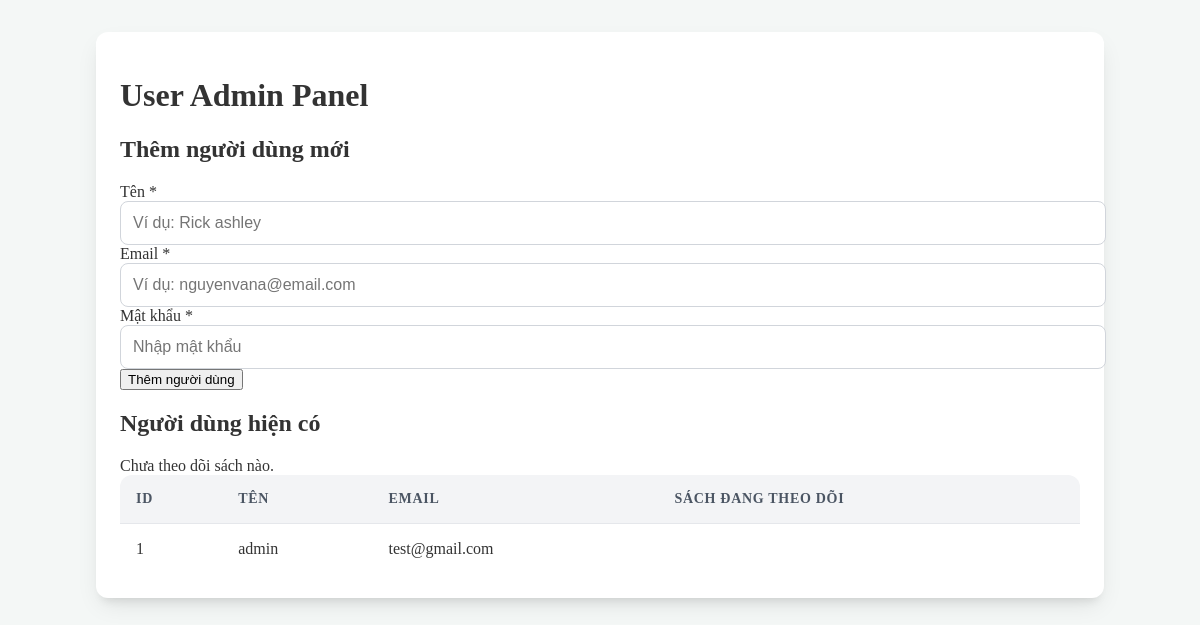
The app's page /Admin/User_admin.php, older data.
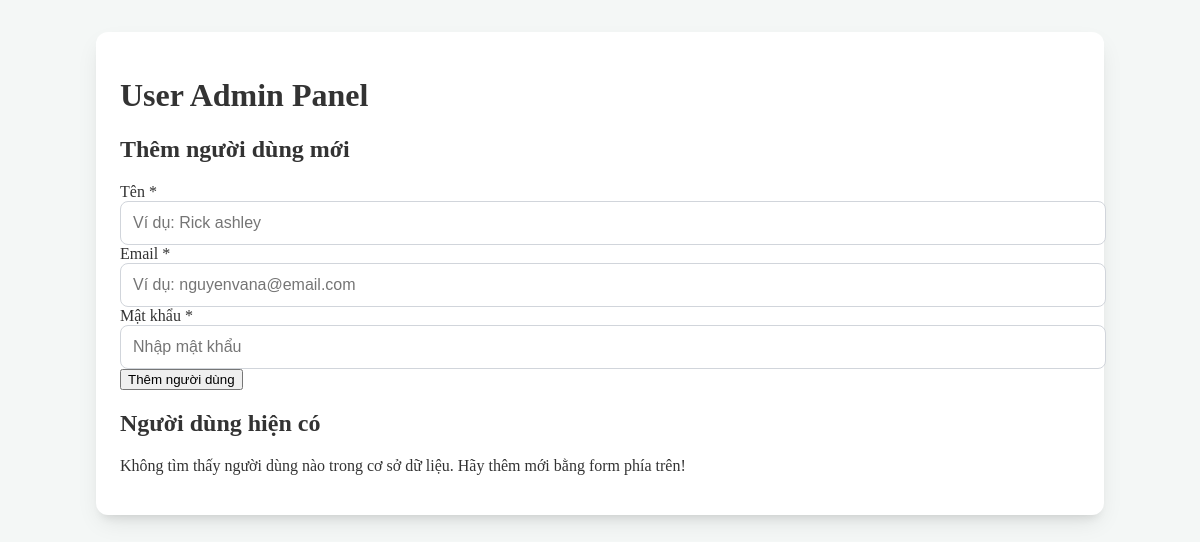
The same page, newer data.
### tables this page shows
CREATE TABLE users (
            id INTEGER PRIMARY KEY AUTOINCREMENT,
            name TEXT NOT NULL,
            email TEXT NOT NULL UNIQUE,
            password TEXT NOT NULL
        );

### Admin/User_admin.php (the view, shortened to what this page needs)
<?php
$databaseFile = '../DB/Database.db';
try {
    $pdo = new PDO("sqlite:" . $databaseFile);
    $pdo->setAttribute(PDO::ATTR_ERRMODE, PDO::ERRMODE_EXCEPTION);
    $pdo->setAttribute(PDO::ATTR_DEFAULT_FETCH_MODE, PDO::FETCH_ASSOC);
    $createUsersTableSQL = "
        CREATE TABLE IF NOT EXISTS users (
            id INTEGER PRIMARY KEY AUTOINCREMENT,
            name TEXT NOT NULL,
            email TEXT NOT NULL UNIQUE,
            password TEXT NOT NULL
        );
    ";
    $pdo->exec($createUsersTableSQL);
    $createUserBooksFollowedTableSQL = "
        CREATE TABLE IF NOT EXISTS user_books_followed (
            user_id INTEGER NOT NULL,
            book_id INTEGER NOT NULL,
            PRIMARY KEY (user_id, book_id),
            FOREIGN KEY (user_id) REFERENCES users(id) ON DELETE CASCADE,
            FOREIGN KEY (book_id) REFERENCES books(id) ON DELETE CASCADE
        );
    ";
    $pdo->exec($createUserBooksFollowedTableSQL);
    $users = [];
    $selectUsersSQL = "
        SELECT
            u.id,
            u.name,
            u.email,
            GROUP_CONCAT(b.title, '; ') AS followed_books_titles
        FROM
            users u
        LEFT JOIN
            user_books_followed ubf ON u.id = ubf.user_id
        LEFT JOIN
            books b ON ubf.book_id = b.id
        GROUP BY
            u.id, u.name, u.email
        ORDER BY
            u.name ASC;
    ";
    $stmt = $pdo->query($selectUsersSQL);
    $users = $stmt->fetchAll();
} catch (PDOException $e) {
    $message = 'Lỗi kết nối cơ sở dữ liệu: ' . $e->getMessage();
    $messageType = 'error';
}
?>
<!DOCTYPE html>
<html lang="en">
<head>
</head>
<body>
    <div class="container">
        <h1 >User Admin Panel</h1>
        <div>
            <h2 >Thêm người dùng mới</h2>
            <form action="User_admin.php" method="POST">
                <div>
                    <label for="name">Tên <span>*</span></label>
                    <input type="text" id="name" name="name" required class="form-input" placeholder="Ví dụ: Rick ashley">
                </div>
                <div>
                    <label for="email">Email <span>*</span></label>
                    <input type="email" id="email" name="email" required class="form-input" placeholder="Ví dụ: nguyenvana@email.com">
                </div>
                <div>
                    <label for="password">Mật khẩu <span>*</span></label>
                    <input type="password" id="password" name="password" required class="form-input" placeholder="Nhập mật khẩu">
                </div>
                <button type="submit" name="add_user" >Thêm người dùng</button>
            </form>
        </div>
        <div>
            <h2>Người dùng hiện có</h2>
            <?php if (!empty($users)): ?>
                <div>
                    <table>
                        <thead>
                            <tr>
                                <th>ID</th>
                                <th >Tên</th>
                                <th >Email</th>
                                <th>Sách đang theo dõi</th>
                            </tr>
                        </thead>
                        <tbody>
                            <?php foreach ($users as $user): ?>
                                <tr>
                                    <td ><?php echo htmlspecialchars($user['id']); ?></td>
                                    <td><?php echo htmlspecialchars($user['name']); ?></td>
                                    <td><?php echo htmlspecialchars($user['email']); ?></td>
                                    <td">
                                        <?php
                                        echo !empty($user['followed_books_titles'])
                                            ? htmlspecialchars(str_replace(';', ', ', $user['followed_books_titles']))
                                            : 'Chưa theo dõi sách nào.';
                                        ?>
                                </tr>
                            <?php endforeach; ?>
                        </tbody>
                    </table>
                </div>
            <?php else: ?>
                <p>Không tìm thấy người dùng nào trong cơ sở dữ liệu. Hãy thêm mới bằng form phía trên!</p>
            <?php endif; ?>
        </div>
    </div>
</body>
</html>

### Admin/User_admin.php (style rules this page uses)
body { background-color: #f4f7f6; color: #333; }
.container { max-width: 960px; margin: 2rem auto; padding: 1.5rem; background-color: #ffffff; border-radius: 12px; box-shadow: 0 10px 25px -5px rgba(0, 0, 0, 0.1), 0 8px 10px -6px rgba(0, 0, 0, 0.1); }
.form-input { width: 100%; padding: 0.75rem; border: 1px solid #d1d5db; border-radius: 8px; font-size: 1rem; transition: border-color 0.2s, box-shadow 0.2s; }
table { width: 100%; border-collapse: separate; border-spacing: 0; border-radius: 12px; overflow: hidden; }
th, td { padding: 1rem; text-align: left; border-bottom: 1px solid #e5e7eb; }
th { background-color: #f3f4f6; font-weight: 600; color: #4b5563; text-transform: uppercase; font-size: 0.875rem; letter-spacing: 0.05em; }
tr:last-child td { border-bottom: none; }

Row changes from the older to the newer data that the page shows:
removed users: id "1", name "admin", email "test@gmail.com"
Text that changed along with them:
text no longer shown: "ID TÊN EMAIL SÁCH ĐANG THEO DÕI"
text now shown: "Không tìm thấy người dùng nào trong cơ sở dữ liệu. Hãy thêm mới bằng form phía trên!"
